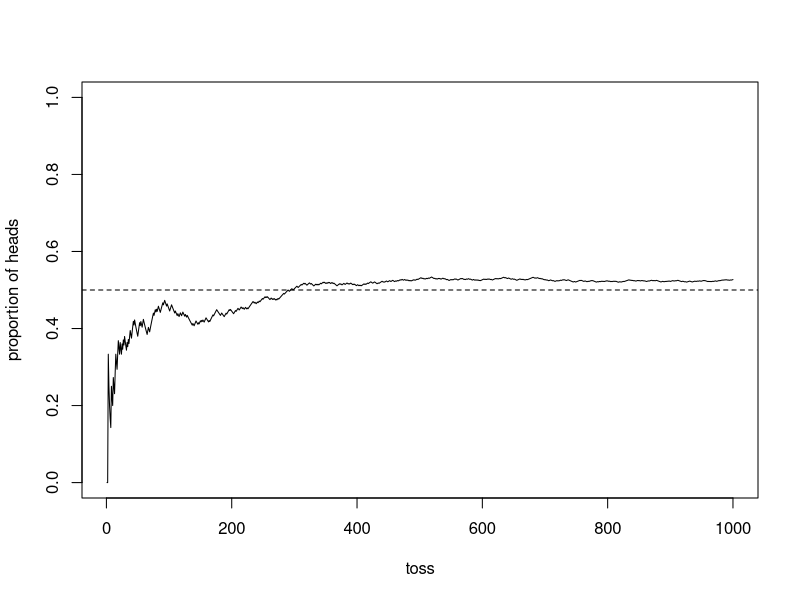
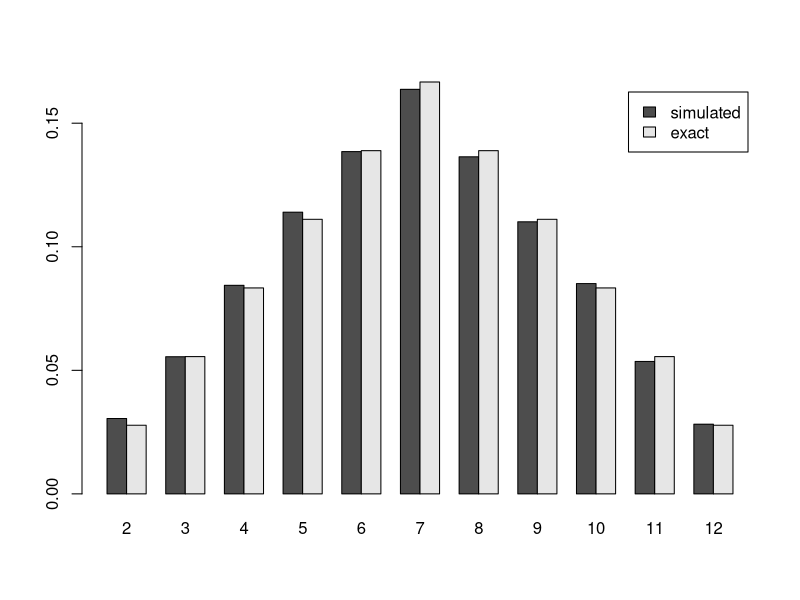

Write the R code that produced these figures, in order.
flip_coin <- function(N, p = 0.5) {
  u <- runif(N)
  ifelse(u < p, "H", "T")
}

throw_die <- function(N, p = rep(1 / 6, 6)) {
  cp <- cumsum(p)
  sapply(runif(N), function(u) which(u < cp)[1])
}

set.seed(42)
coins <- flip_coin(1000)
table(coins) / 1000

running <- cumsum(coins == "H") / seq_along(coins)
plot(running, type = "l", ylim = c(0, 1), xlab = "toss", ylab = "proportion of heads")
abline(h = 0.5, lty = 2)

table(flip_coin(1000, p = 0.7)) / 1000

die <- throw_die(6000)
table(die) / 6000

loaded <- throw_die(6000, p = c(1, 1, 1, 2, 3, 4) / 12)
round(table(loaded) / 6000, 3)

# two dice, distribution of the sum
N <- 10000
s <- throw_die(N) + throw_die(N)
sim <- table(factor(s, levels = 2:12)) / N
exact <- table(outer(1:6, 1:6, "+")) / 36
round(rbind(sim, exact), 4)
barplot(rbind(sim, exact), beside = TRUE, legend.text = c("simulated", "exact"))

# coin and die together: P(H and even)
coin <- flip_coin(N)
d <- throw_die(N)
mean(coin == "H" & d %% 2 == 0)

# coin, six-sided and eight-sided die: P(H and sum of dice > 10)
d8 <- throw_die(N, rep(1 / 8, 8))
mean(coin == "H" & d + d8 > 10)
0.5 * mean(outer(1:6, 1:8, "+") > 10)
